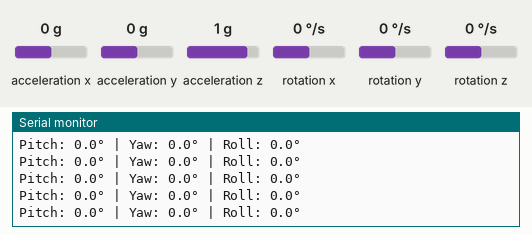
This sketch was run on a simulated Arduino Mega 2560, built for the host (arithmetic inside an expression is 32-bit, double 64-bit). Shown: the last lines printed to the serial monitor. Wiring (inferred from the names in the program): MPU-6050 motion sensor at I2C address 0x68. The test bench sets the inputs (shaded band); at power-on: acceleration z 1 g, acceleration x 0 g, acceleration y 0 g, rotation x 0 °/s, rotation y 0 °/s, rotation z 0 °/s.

Above: at 19.3 s.
19.4 s: acceleration z set to -1.4 g
At 20.2 s:
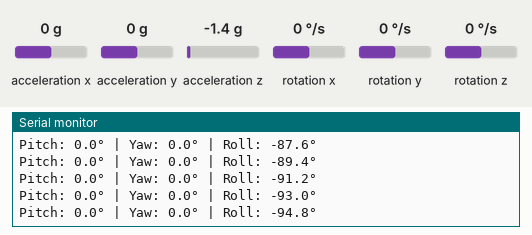
22.4 s: acceleration x set to -1.4 g
At 23.5 s:
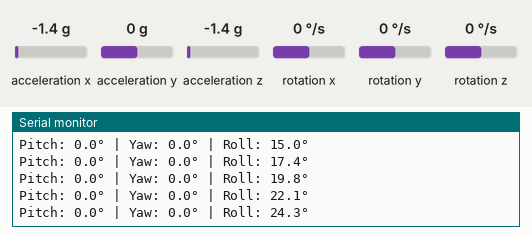
23.9 s: acceleration y set to -1.4 g
At 24.9 s:
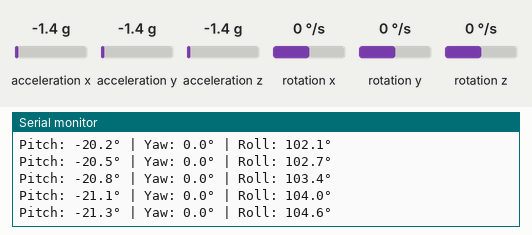
25.4 s: rotation x set to -192 °/s
At 26.0 s:
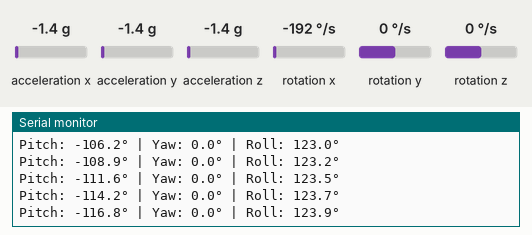
26.9 s: rotation y set to -192 °/s
At 27.6 s:
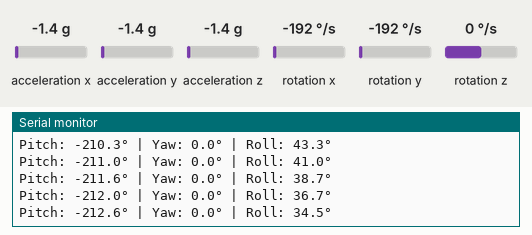
Timing chart, 0 to 29.4 s (numbered marks = the images above; inputs shaded):
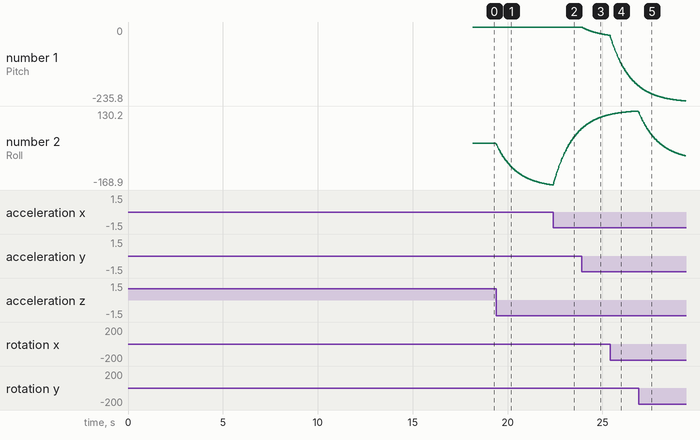

Measured:
- after the input at 19.4 s, the serial monitor: prints a new line at once (image 1)
- plotted number 2: 0 → -168.9 after the input at 19.4 s

The sketch:

6050mpu_testing.ino
```cpp
#include <Wire.h>

// MPU-6050 I2C address and pins
const int MPU_ADDR = 0x68;
const int SDA_PIN = 41;
const int SCL_PIN = 42;

// MPU-6050 registers
const int PWR_MGMT_1 = 0x6B;
const int ACCEL_XOUT_H = 0x3B;

// Sensor data
int16_t accelX, accelY, accelZ;
int16_t gyroX, gyroY, gyroZ;

// Calibration offsets
float gyroX_offset = 0, gyroY_offset = 0, gyroZ_offset = 0;

// Angle tracking variables
float pitch = 0, roll = 0, yaw = 0;
unsigned long lastTime = 0;

// Complementary filter constant (0.98 = 98% gyro, 2% accel)
const float alpha = 0.98;

void setup() {
  Serial.begin(115200);
  while(!Serial && millis() < 5000);
  delay(1000);

  Serial.println("\n=== MPU-6050 Gimbal Tracker ===");

  // Initialize I2C
  Wire.begin(SDA_PIN, SCL_PIN);
  Wire.setClock(400000);

  // Check connection
  Wire.beginTransmission(MPU_ADDR);
  byte error = Wire.endTransmission();

  if (error != 0) {
    Serial.println("MPU-6050 not found! Check wiring.");
    while (1) delay(1000);
  }

  Serial.println("MPU-6050 found!");

  // Wake up MPU-6050
  Wire.beginTransmission(MPU_ADDR);
  Wire.write(PWR_MGMT_1);
  Wire.write(0);
  Wire.endTransmission(true);

  delay(100);

  // Let sensor warm up and stabilize
  Serial.println("\nWarming up sensor...");
  delay(3000);

  // Calibrate gyroscope
  Serial.println("Calibrating gyroscope...");
  Serial.println("Keep the sensor PERFECTLY STILL!");
  delay(2000);

  calibrateGyro();

  Serial.println("Calibration complete!");
  Serial.println("\nTracking gimbal angles...");
  Serial.println("Format: Pitch | Roll | Yaw\n");

  lastTime = millis();
  delay(500);
}

void loop() {
  // Calculate time since last reading
  unsigned long currentTime = millis();
  float dt = (currentTime - lastTime) / 1000.0; // Convert to seconds
  lastTime = currentTime;

  // Read sensor data
  readMPU6050();

  // Convert to meaningful units
  float accelX_g = accelX / 16384.0;
  float accelY_g = accelY / 16384.0;
  float accelZ_g = accelZ / 16384.0;

  float gyroX_dps = (gyroX / 131.0) - gyroX_offset;
  float gyroY_dps = (gyroY / 131.0) - gyroY_offset;
  float gyroZ_dps = (gyroZ / 131.0) - gyroZ_offset;

  // Calculate angles from accelerometer (for pitch and roll only)
  float accel_pitch = atan2(accelY_g, sqrt(accelX_g*accelX_g + accelZ_g*accelZ_g)) * 180.0/PI;
  float accel_roll = atan2(-accelX_g, accelZ_g) * 180.0/PI;

  // Integrate gyroscope data
  pitch += gyroX_dps * dt;
  roll += gyroY_dps * dt;
  yaw += gyroZ_dps * dt;

  // Apply complementary filter (combine gyro and accel for pitch and roll)
  pitch = alpha * pitch + (1 - alpha) * accel_pitch;
  roll = alpha * roll + (1 - alpha) * accel_roll;
  // Yaw uses only gyro (accel can't measure yaw)

  // Remap to gimbal axes (adjust these based on your mounting)
  float gimbal_pitch = pitch;  // Change to roll or yaw if needed
  float gimbal_yaw = yaw;      // Change to pitch or roll if needed
  float gimbal_roll = roll;    // If your gimbal has 3 axes

  // Print angles
  Serial.print("Pitch: ");
  Serial.print(gimbal_pitch, 1);
  Serial.print("° | Yaw: ");
  Serial.print(gimbal_yaw, 1);
  Serial.print("° | Roll: ");
  Serial.print(gimbal_roll, 1);
  Serial.println("°");

  delay(20); // 50Hz update rate
}

void readMPU6050() {
  Wire.beginTransmission(MPU_ADDR);
  Wire.write(ACCEL_XOUT_H);
  Wire.endTransmission(false);
  Wire.requestFrom(MPU_ADDR, 14, true);

  accelX = Wire.read() << 8 | Wire.read();
  accelY = Wire.read() << 8 | Wire.read();
  accelZ = Wire.read() << 8 | Wire.read();
  Wire.read(); Wire.read(); // Skip temperature
  gyroX = Wire.read() << 8 | Wire.read();
  gyroY = Wire.read() << 8 | Wire.read();
  gyroZ = Wire.read() << 8 | Wire.read();
}

void calibrateGyro() {
  const int samples = 1000;  // Increased from 200
  long sumX = 0, sumY = 0, sumZ = 0;

  for(int i = 0; i < samples; i++) {
    readMPU6050();
    sumX += gyroX;
    sumY += gyroY;
    sumZ += gyroZ;
    delay(10);

    if(i % 40 == 0) Serial.print(".");
  }

  gyroX_offset = (sumX / samples) / 131.0;
  gyroY_offset = (sumY / samples) / 131.0;
  gyroZ_offset = (sumZ / samples) / 131.0;

  Serial.println();
  Serial.print("Offsets - X: ");
  Serial.print(gyroX_offset);
  Serial.print(" Y: ");
  Serial.print(gyroY_offset);
  Serial.print(" Z: ");
  Serial.println(gyroZ_offset);
}
```
